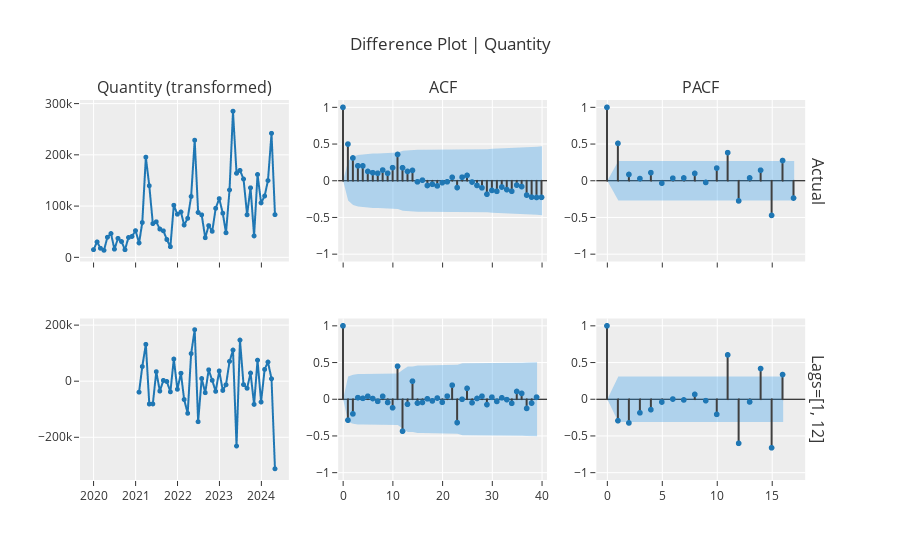

The notebook cell this image was saved under:
### Code cell
exp.plot_model(plot="diff", 
               data_kwargs={"lags_list": [[1, 12]], "acf": True, "pacf": True})

### Figure 1 — Plotly figure (JSON) as saved in the notebook; plotly's stock layout.template omitted (floating-point values rounded to 4 significant figures)
{"data": [{"line": {"color": "rgb(31, 119, 180)", "width": 2}, "marker": {"color": "rgb(31, 119, 180)", "size": 5}, "mode": "lines+markers", "name": "Actual", "showlegend": false, "type": "scattergl", "x": ["2020-01-01T00:00:00", "2020-02-01T00:00:00", "2020-03-01T00:00:00", "2020-04-01T00:00:00", "2020-05-01T00:00:00", "2020-06-01T00:00:00", "2020-07-01T00:00:00", "2020-08-01T00:00:00", "2020-09-01T00:00:00", "2020-10-01T00:00:00", "2020-11-01T00:00:00", "2020-12-01T00:00:00", "2021-01-01T00:00:00", "2021-02-01T00:00:00", "2021-03-01T00:00:00", "2021-04-01T00:00:00", "2021-05-01T00:00:00", "2021-06-01T00:00:00", "2021-07-01T00:00:00", "2021-08-01T00:00:00", "2021-09-01T00:00:00", "2021-10-01T00:00:00", "2021-11-01T00:00:00", "2021-12-01T00:00:00", "2022-01-01T00:00:00", "2022-02-01T00:00:00", "2022-03-01T00:00:00", "2022-04-01T00:00:00", "2022-05-01T00:00:00", "2022-06-01T00:00:00", "2022-07-01T00:00:00", "2022-08-01T00:00:00", "2022-09-01T00:00:00", "2022-10-01T00:00:00", "2022-11-01T00:00:00", "2022-12-01T00:00:00", "2023-01-01T00:00:00", "2023-02-01T00:00:00", "2023-03-01T00:00:00", "2023-04-01T00:00:00", "2023-05-01T00:00:00", "2023-06-01T00:00:00", "2023-07-01T00:00:00", "2023-08-01T00:00:00", "2023-09-01T00:00:00", "2023-10-01T00:00:00", "2023-11-01T00:00:00", "2023-12-01T00:00:00", "2024-01-01T00:00:00", "2024-02-01T00:00:00", "2024-03-01T00:00:00", "2024-04-01T00:00:00", "2024-05-01T00:00:00"], "xaxis": "x", "y": [14981, 30057, 17657, 13723, 39238, 46414, 15971, 37007, 30765, 14853, 38729, 40789, 52069, 28060, 67966, 195452, 139665, 65862, 69375, 55233, 51707, 34768, 20686, 101633, 84076, 88469, 63103, 76067, 118755, 228569, 87601, 82851, 38241, 61891, 50757, 95570, 114535, 86057, 47937, 131493, 285160, 163948, 169601, 152819, 82946, 135645, 41831, 161617, 106253, 119707, 149830, 241990, 83295], "yaxis": "y"}, {"line": {"color": "#3f3f3f"}, "mode": "lines", "name": "Actual", "showlegend": false, "type": "scattergl", "x": [0, 0], "xaxis": "x2", "y": [0, 1], "yaxis": "y2"}, {"line": {"color": "#3f3f3f"}, "mode": "lines", "name": "Actual", "showlegend": false, "type": "scattergl", "x": [1, 1], "xaxis": "x2", "y": [0, 0.4994], "yaxis": "y2"}, {"line": {"color": "#3f3f3f"}, "mode": "lines", "name": "Actual", "showlegend": false, "type": "scattergl", "x": [2, 2], "xaxis": "x2", "y": [0, 0.3104], "yaxis": "y2"}, {"line": {"color": "#3f3f3f"}, "mode": "lines", "name": "Actual", "showlegend": false, "type": "scattergl", "x": [3, 3], "xaxis": "x2", "y": [0, 0.2034], "yaxis": "y2"}, {"line": {"color": "#3f3f3f"}, "mode": "lines", "name": "Actual", "showlegend": false, "type": "scattergl", "x": [4, 4], "xaxis": "x2", "y": [0, 0.2027], "yaxis": "y2"}, {"line": {"color": "#3f3f3f"}, "mode": "lines", "name": "Actual", "showlegend": false, "type": "scattergl", "x": [5, 5], "xaxis": "x2", "y": [0, 0.127], "yaxis": "y2"}, {"line": {"color": "#3f3f3f"}, "mode": "lines", "name": "Actual", "showlegend": false, "type": "scattergl", "x": [6, 6], "xaxis": "x2", "y": [0, 0.1095], "yaxis": "y2"}, {"line": {"color": "#3f3f3f"}, "mode": "lines", "name": "Actual", "showlegend": false, "type": "scattergl", "x": [7, 7], "xaxis": "x2", "y": [0, 0.1018], "yaxis": "y2"}, {"line": {"color": "#3f3f3f"}, "mode": "lines", "name": "Actual", "showlegend": false, "type": "scattergl", "x": [8, 8], "xaxis": "x2", "y": [0, 0.1458], "yaxis": "y2"}, {"line": {"color": "#3f3f3f"}, "mode": "lines", "name": "Actual", "showlegend": false, "type": "scattergl", "x": [9, 9], "xaxis": "x2", "y": [0, 0.1017], "yaxis": "y2"}, {"line": {"color": "#3f3f3f"}, "mode": "lines", "name": "Actual", "showlegend": false, "type": "scattergl", "x": [10, 10], "xaxis": "x2", "y": [0, 0.1784], "yaxis": "y2"}, {"line": {"color": "#3f3f3f"}, "mode": "lines", "name": "Actual", "showlegend": false, "type": "scattergl", "x": [11, 11], "xaxis": "x2", "y": [0, 0.3585], "yaxis": "y2"}, {"line": {"color": "#3f3f3f"}, "mode": "lines", "name": "Actual", "showlegend": false, "type": "scattergl", "x": [12, 12], "xaxis": "x2", "y": [0, 0.1769], "yaxis": "y2"}, {"line": {"color": "#3f3f3f"}, "mode": "lines", "name": "Actual", "showlegend": false, "type": "scattergl", "x": [13, 13], "xaxis": "x2", "y": [0, 0.1268], "yaxis": "y2"}, {"line": {"color": "#3f3f3f"}, "mode": "lines", "name": "Actual", "showlegend": false, "type": "scattergl", "x": [14, 14], "xaxis": "x2", "y": [0, 0.1408], "yaxis": "y2"}, {"line": {"color": "#3f3f3f"}, "mode": "lines", "name": "Actual", "showlegend": false, "type": "scattergl", "x": [15, 15], "xaxis": "x2", "y": [0, -0.0149], "yaxis": "y2"}, {"line": {"color": "#3f3f3f"}, "mode": "lines", "name": "Actual", "showlegend": false, "type": "scattergl", "x": [16, 16], "xaxis": "x2", "y": [0, 0.007882], "yaxis": "y2"}, {"line": {"color": "#3f3f3f"}, "mode": "lines", "name": "Actual", "showlegend": false, "type": "scattergl", "x": [17, 17], "xaxis": "x2", "y": [0, -0.06488], "yaxis": "y2"}, {"line": {"color": "#3f3f3f"}, "mode": "lines", "name": "Actual", "showlegend": false, "type": "scattergl", "x": [18, 18], "xaxis": "x2", "y": [0, -0.04764], "yaxis": "y2"}, {"line": {"color": "#3f3f3f"}, "mode": "lines", "name": "Actual", "showlegend": false, "type": "scattergl", "x": [19, 19], "xaxis": "x2", "y": [0, -0.07003], "yaxis": "y2"}, {"line": {"color": "#3f3f3f"}, "mode": "lines", "name": "Actual", "showlegend": false, "type": "scattergl", "x": [20, 20], "xaxis": "x2", "y": [0, -0.02681], "yaxis": "y2"}, {"line": {"color": "#3f3f3f"}, "mode": "lines", "name": "Actual", "showlegend": false, "type": "scattergl", "x": [21, 21], "xaxis": "x2", "y": [0, -0.01405], "yaxis": "y2"}, {"line": {"color": "#3f3f3f"}, "mode": "lines", "name": "Actual", "showlegend": false, "type": "scattergl", "x": [22, 22], "xaxis": "x2", "y": [0, 0.04676], "yaxis": "y2"}, {"line": {"color": "#3f3f3f"}, "mode": "lines", "name": "Actual", "showlegend": false, "type": "scattergl", "x": [23, 23], "xaxis": "x2", "y": [0, -0.09337], "yaxis": "y2"}, {"line": {"color": "#3f3f3f"}, "mode": "lines", "name": "Actual", "showlegend": false, "type": "scattergl", "x": [24, 24], "xaxis": "x2", "y": [0, 0.0486], "yaxis": "y2"}, {"line": {"color": "#3f3f3f"}, "mode": "lines", "name": "Actual", "showlegend": false, "type": "scattergl", "x": [25, 25], "xaxis": "x2", "y": [0, 0.07286], "yaxis": "y2"}, {"line": {"color": "#3f3f3f"}, "mode": "lines", "name": "Actual", "showlegend": false, "type": "scattergl", "x": [26, 26], "xaxis": "x2", "y": [0, -0.01728], "yaxis": "y2"}, {"line": {"color": "#3f3f3f"}, "mode": "lines", "name": "Actual", "showlegend": false, "type": "scattergl", "x": [27, 27], "xaxis": "x2", "y": [0, -0.06372], "yaxis": "y2"}, {"line": {"color": "#3f3f3f"}, "mode": "lines", "name": "Actual", "showlegend": false, "type": "scattergl", "x": [28, 28], "xaxis": "x2", "y": [0, -0.09656], "yaxis": "y2"}, {"line": {"color": "#3f3f3f"}, "mode": "lines", "name": "Actual", "showlegend": false, "type": "scattergl", "x": [29, 29], "xaxis": "x2", "y": [0, -0.1837], "yaxis": "y2"}, {"line": {"color": "#3f3f3f"}, "mode": "lines", "name": "Actual", "showlegend": false, "type": "scattergl", "x": [30, 30], "xaxis": "x2", "y": [0, -0.1316], "yaxis": "y2"}, {"line": {"color": "#3f3f3f"}, "mode": "lines", "name": "Actual", "showlegend": false, "type": "scattergl", "x": [31, 31], "xaxis": "x2", "y": [0, -0.144], "yaxis": "y2"}, {"line": {"color": "#3f3f3f"}, "mode": "lines", "name": "Actual", "showlegend": false, "type": "scattergl", "x": [32, 32], "xaxis": "x2", "y": [0, -0.08548], "yaxis": "y2"}, {"line": {"color": "#3f3f3f"}, "mode": "lines", "name": "Actual", "showlegend": false, "type": "scattergl", "x": [33, 33], "xaxis": "x2", "y": [0, -0.1207], "yaxis": "y2"}, {"line": {"color": "#3f3f3f"}, "mode": "lines", "name": "Actual", "showlegend": false, "type": "scattergl", "x": [34, 34], "xaxis": "x2", "y": [0, -0.1432], "yaxis": "y2"}, {"line": {"color": "#3f3f3f"}, "mode": "lines", "name": "Actual", "showlegend": false, "type": "scattergl", "x": [35, 35], "xaxis": "x2", "y": [0, -0.05979], "yaxis": "y2"}, {"line": {"color": "#3f3f3f"}, "mode": "lines", "name": "Actual", "showlegend": false, "type": "scattergl", "x": [36, 36], "xaxis": "x2", "y": [0, -0.07964], "yaxis": "y2"}, {"line": {"color": "#3f3f3f"}, "mode": "lines", "name": "Actual", "showlegend": false, "type": "scattergl", "x": [37, 37], "xaxis": "x2", "y": [0, -0.1956], "yaxis": "y2"}, {"line": {"color": "#3f3f3f"}, "mode": "lines", "name": "Actual", "showlegend": false, "type": "scattergl", "x": [38, 38], "xaxis": "x2", "y": [0, -0.2232], "yaxis": "y2"}, {"line": {"color": "#3f3f3f"}, "mode": "lines", "name": "Actual", "showlegend": false, "type": "scattergl", "x": [39, 39], "xaxis": "x2", "y": [0, -0.2276], "yaxis": "y2"}, {"line": {"color": "#3f3f3f"}, "mode": "lines", "name": "Actual", "showlegend": false, "type": "scattergl", "x": [40, 40], "xaxis": "x2", "y": [0, -0.2261], "yaxis": "y2"}, {"marker": {"color": "#1f77b4", "size": 6}, "mode": "markers", "name": "Actual", "showlegend": false, "type": "scattergl", "x": [0, 1, 2, 3, 4, 5, 6, 7, 8, 9, 10, 11, 12, 13, 14, 15, 16, 17, 18, 19, 20, 21, 22, 23, 24, 25, 26, 27, 28, 29, 30, 31, 32, 33, 34, 35, 36, 37, 38, 39, 40], "xaxis": "x2", "y": [1, 0.4994, 0.3104, 0.2034, 0.2027, 0.127, 0.1095, 0.1018, 0.1458, 0.1017, 0.1784, 0.3585, 0.1769, 0.1268, 0.1408, -0.0149, 0.007882, -0.06488, -0.04764, -0.07003, -0.02681, -0.01405, 0.04676, -0.09337, 0.0486, 0.07286, -0.01728, -0.06372, -0.09656, -0.1837, -0.1316, -0.144, -0.08548, -0.1207, -0.1432, -0.05979, -0.07964, -0.1956, -0.2232, -0.2276, -0.2261], "yaxis": "y2"}, {"line": {"color": "rgba(255,255,255,0)"}, "mode": "lines", "name": "UC", "showlegend": false, "type": "scatter", "x": [0, 1, 2, 3, 4, 5, 6, 7, 8, 9, 10, 11, 12, 13, 14, 15, 16, 17, 18, 19, 20, 21, 22, 23, 24, 25, 26, 27, 28, 29, 30, 31, 32, 33, 34, 35, 36, 37, 38, 39, 40], "xaxis": "x2", "y": [0, 0.2692, 0.3296, 0.3501, 0.3586, 0.3668, 0.37, 0.3723, 0.3743, 0.3784, 0.3804, 0.3864, 0.4098, 0.4153, 0.4181, 0.4215, 0.4216, 0.4216, 0.4223, 0.4227, 0.4235, 0.4237, 0.4237, 0.4241, 0.4256, 0.426, 0.4269, 0.4269, 0.4276, 0.4292, 0.4348, 0.4377, 0.4411, 0.4423, 0.4447, 0.448, 0.4486, 0.4496, 0.4558, 0.4636, 0.4717], "yaxis": "y2"}, {"fill": "tonexty", "fillcolor": "rgba(32, 146, 230,0.3)", "line": {"color": "rgba(255,255,255,0)"}, "mode": "lines", "name": "LC", "showlegend": false, "type": "scatter", "x": [0, 1, 2, 3, 4, 5, 6, 7, 8, 9, 10, 11, 12, 13, 14, 15, 16, 17, 18, 19, 20, 21, 22, 23, 24, 25, 26, 27, 28, 29, 30, 31, 32, 33, 34, 35, 36, 37, 38, 39, 40], "xaxis": "x2", "y": [0, -0.2692, -0.3296, -0.3501, -0.3586, -0.3668, -0.37, -0.3723, -0.3743, -0.3784, -0.3804, -0.3864, -0.4098, -0.4153, -0.4181, -0.4215, -0.4216, -0.4216, -0.4223, -0.4227, -0.4235, -0.4237, -0.4237, -0.4241, -0.4256, -0.426, -0.4269, -0.4269, -0.4276, -0.4292, -0.4348, -0.4377, -0.4411, -0.4423, -0.4447, -0.448, -0.4486, -0.4496, -0.4558, -0.4636, -0.4717], "yaxis": "y2"}, {"line": {"color": "#3f3f3f"}, "mode": "lines", "name": "Actual", "showlegend": false, "type": "scattergl", "x": [0, 0], "xaxis": "x3", "y": [0, 1], "yaxis": "y3"}, {"line": {"color": "#3f3f3f"}, "mode": "lines", "name": "Actual", "showlegend": false, "type": "scattergl", "x": [1, 1], "xaxis": "x3", "y": [0, 0.509], "yaxis": "y3"}, {"line": {"color": "#3f3f3f"}, "mode": "lines", "name": "Actual", "showlegend": false, "type": "scattergl", "x": [2, 2], "xaxis": "x3", "y": [0, 0.08573], "yaxis": "y3"}, {"line": {"color": "#3f3f3f"}, "mode": "lines", "name": "Actual", "showlegend": false, "type": "scattergl", "x": [3, 3], "xaxis": "x3", "y": [0, 0.02976], "yaxis": "y3"}, {"line": {"color": "#3f3f3f"}, "mode": "lines", "name": "Actual", "showlegend": false, "type": "scattergl", "x": [4, 4], "xaxis": "x3", "y": [0, 0.1104], "yaxis": "y3"}, {"line": {"color": "#3f3f3f"}, "mode": "lines", "name": "Actual", "showlegend": false, "type": "scattergl", "x": [5, 5], "xaxis": "x3", "y": [0, -0.03259], "yaxis": "y3"}, {"line": {"color": "#3f3f3f"}, "mode": "lines", "name": "Actual", "showlegend": false, "type": "scattergl", "x": [6, 6], "xaxis": "x3", "y": [0, 0.03453], "yaxis": "y3"}, {"line": {"color": "#3f3f3f"}, "mode": "lines", "name": "Actual", "showlegend": false, "type": "scattergl", "x": [7, 7], "xaxis": "x3", "y": [0, 0.03768], "yaxis": "y3"}, {"line": {"color": "#3f3f3f"}, "mode": "lines", "name": "Actual", "showlegend": false, "type": "scattergl", "x": [8, 8], "xaxis": "x3", "y": [0, 0.09992], "yaxis": "y3"}, {"line": {"color": "#3f3f3f"}, "mode": "lines", "name": "Actual", "showlegend": false, "type": "scattergl", "x": [9, 9], "xaxis": "x3", "y": [0, -0.02299], "yaxis": "y3"}, {"line": {"color": "#3f3f3f"}, "mode": "lines", "name": "Actual", "showlegend": false, "type": "scattergl", "x": [10, 10], "xaxis": "x3", "y": [0, 0.1725], "yaxis": "y3"}, {"line": {"color": "#3f3f3f"}, "mode": "lines", "name": "Actual", "showlegend": false, "type": "scattergl", "x": [11, 11], "xaxis": "x3", "y": [0, 0.3827], "yaxis": "y3"}, {"line": {"color": "#3f3f3f"}, "mode": "lines", "name": "Actual", "showlegend": false, "type": "scattergl", "x": [12, 12], "xaxis": "x3", "y": [0, -0.2747], "yaxis": "y3"}, {"line": {"color": "#3f3f3f"}, "mode": "lines", "name": "Actual", "showlegend": false, "type": "scattergl", "x": [13, 13], "xaxis": "x3", "y": [0, 0.03867], "yaxis": "y3"}, {"line": {"color": "#3f3f3f"}, "mode": "lines", "name": "Actual", "showlegend": false, "type": "scattergl", "x": [14, 14], "xaxis": "x3", "y": [0, 0.1432], "yaxis": "y3"}, {"line": {"color": "#3f3f3f"}, "mode": "lines", "name": "Actual", "showlegend": false, "type": "scattergl", "x": [15, 15], "xaxis": "x3", "y": [0, -0.4716], "yaxis": "y3"}, {"line": {"color": "#3f3f3f"}, "mode": "lines", "name": "Actual", "showlegend": false, "type": "scattergl", "x": [16, 16], "xaxis": "x3", "y": [0, 0.2754], "yaxis": "y3"}, {"line": {"color": "#3f3f3f"}, "mode": "lines", "name": "Actual", "showlegend": false, "type": "scattergl", "x": [17, 17], "xaxis": "x3", "y": [0, -0.2355], "yaxis": "y3"}, {"marker": {"color": "#1f77b4", "size": 6}, "mode": "markers", "name": "Actual", "showlegend": false, "type": "scattergl", "x": [0, 1, 2, 3, 4, 5, 6, 7, 8, 9, 10, 11, 12, 13, 14, 15, 16, 17], "xaxis": "x3", "y": [1, 0.509, 0.08573, 0.02976, 0.1104, -0.03259, 0.03453, 0.03768, 0.09992, -0.02299, 0.1725, 0.3827, -0.2747, 0.03867, 0.1432, -0.4716, 0.2754, -0.2355], "yaxis": "y3"}, {"line": {"color": "rgba(255,255,255,0)"}, "mode": "lines", "name": "UC", "showlegend": false, "type": "scatter", "x": [0, 1, 2, 3, 4, 5, 6, 7, 8, 9, 10, 11, 12, 13, 14, 15, 16, 17], "xaxis": "x3", "y": [0, 0.2692, 0.2692, 0.2692, 0.2692, 0.2692, 0.2692, 0.2692, 0.2692, 0.2692, 0.2692, 0.2692, 0.2692, 0.2692, 0.2692, 0.2692, 0.2692, 0.2692], "yaxis": "y3"}, {"fill": "tonexty", "fillcolor": "rgba(32, 146, 230,0.3)", "line": {"color": "rgba(255,255,255,0)"}, "mode": "lines", "name": "LC", "showlegend": false, "type": "scatter", "x": [0, 1, 2, 3, 4, 5, 6, 7, 8, 9, 10, 11, 12, 13, 14, 15, 16, 17], "xaxis": "x3", "y": [0, -0.2692, -0.2692, -0.2692, -0.2692, -0.2692, -0.2692, -0.2692, -0.2692, -0.2692, -0.2692, -0.2692, -0.2692, -0.2692, -0.2692, -0.2692, -0.2692, -0.2692], "yaxis": "y3"}, {"line": {"color": "rgb(31, 119, 180)", "width": 2}, "marker": {"color": "rgb(31, 119, 180)", "size": 5}, "mode": "lines+markers", "name": "Lags=[1, 12]", "showlegend": false, "type": "scattergl", "x": ["2021-02-01T00:00:00", "2021-03-01T00:00:00", "2021-04-01T00:00:00", "2021-05-01T00:00:00", "2021-06-01T00:00:00", "2021-07-01T00:00:00", "2021-08-01T00:00:00", "2021-09-01T00:00:00", "2021-10-01T00:00:00", "2021-11-01T00:00:00", "2021-12-01T00:00:00", "2022-01-01T00:00:00", "2022-02-01T00:00:00", "2022-03-01T00:00:00", "2022-04-01T00:00:00", "2022-05-01T00:00:00", "2022-06-01T00:00:00", "2022-07-01T00:00:00", "2022-08-01T00:00:00", "2022-09-01T00:00:00", "2022-10-01T00:00:00", "2022-11-01T00:00:00", "2022-12-01T00:00:00", "2023-01-01T00:00:00", "2023-02-01T00:00:00", "2023-03-01T00:00:00", "2023-04-01T00:00:00", "2023-05-01T00:00:00", "2023-06-01T00:00:00", "2023-07-01T00:00:00", "2023-08-01T00:00:00", "2023-09-01T00:00:00", "2023-10-01T00:00:00", "2023-11-01T00:00:00", "2023-12-01T00:00:00", "2024-01-01T00:00:00", "2024-02-01T00:00:00", "2024-03-01T00:00:00", "2024-04-01T00:00:00", "2024-05-01T00:00:00"], "xaxis": "x4", "y": [-39085, 52306, 131420, -81302, -80979, 33956, -35178, 2716, -1027, -37958, 78887, -28837, 28402, -65272, -114522, 98475, 183617, -144481, 9392, -41084, 40589, 2948, -36134, 36522, -32871, -12754, 70592, 110979, -231026, 146621, -12032, -25263, 29049, -82680, 74973, -74329, 41932, 68243, 8604, -312362], "yaxis": "y4"}, {"line": {"color": "#3f3f3f"}, "mode": "lines", "name": "Lags=[1, 12]", "showlegend": false, "type": "scattergl", "x": [0, 0], "xaxis": "x5", "y": [0, 1], "yaxis": "y5"}, {"line": {"color": "#3f3f3f"}, "mode": "lines", "name": "Lags=[1, 12]", "showlegend": false, "type": "scattergl", "x": [1, 1], "xaxis": "x5", "y": [0, -0.2848], "yaxis": "y5"}, {"line": {"color": "#3f3f3f"}, "mode": "lines", "name": "Lags=[1, 12]", "showlegend": false, "type": "scattergl", "x": [2, 2], "xaxis": "x5", "y": [0, -0.1993], "yaxis": "y5"}, {"line": {"color": "#3f3f3f"}, "mode": "lines", "name": "Lags=[1, 12]", "showlegend": false, "type": "scattergl", "x": [3, 3], "xaxis": "x5", "y": [0, 0.02215], "yaxis": "y5"}, {"line": {"color": "#3f3f3f"}, "mode": "lines", "name": "Lags=[1, 12]", "showlegend": false, "type": "scattergl", "x": [4, 4], "xaxis": "x5", "y": [0, 0.01233], "yaxis": "y5"}, {"line": {"color": "#3f3f3f"}, "mode": "lines", "name": "Lags=[1, 12]", "showlegend": false, "type": "scattergl", "x": [5, 5], "xaxis": "x5", "y": [0, 0.04101], "yaxis": "y5"}, {"line": {"color": "#3f3f3f"}, "mode": "lines", "name": "Lags=[1, 12]", "showlegend": false, "type": "scattergl", "x": [6, 6], "xaxis": "x5", "y": [0, 0.009661], "yaxis": "y5"}, {"line": {"color": "#3f3f3f"}, "mode": "lines", "name": "Lags=[1, 12]", "showlegend": false, "type": "scattergl", "x": [7, 7], "xaxis": "x5", "y": [0, -0.02851], "yaxis": "y5"}, {"line": {"color": "#3f3f3f"}, "mode": "lines", "name": "Lags=[1, 12]", "showlegend": false, "type": "scattergl", "x": [8, 8], "xaxis": "x5", "y": [0, 0.04016], "yaxis": "y5"}, {"line": {"color": "#3f3f3f"}, "mode": "lines", "name": "Lags=[1, 12]", "showlegend": false, "type": "scattergl", "x": [9, 9], "xaxis": "x5", "y": [0, -0.04395], "yaxis": "y5"}, {"line": {"color": "#3f3f3f"}, "mode": "lines", "name": "Lags=[1, 12]", "showlegend": false, "type": "scattergl", "x": [10, 10], "xaxis": "x5", "y": [0, -0.1156], "yaxis": "y5"}, {"line": {"color": "#3f3f3f"}, "mode": "lines", "name": "Lags=[1, 12]", "showlegend": false, "type": "scattergl", "x": [11, 11], "xaxis": "x5", "y": [0, 0.4494], "yaxis": "y5"}, {"line": {"color": "#3f3f3f"}, "mode": "lines", "name": "Lags=[1, 12]", "showlegend": false, "type": "scattergl", "x": [12, 12], "xaxis": "x5", "y": [0, -0.4352], "yaxis": "y5"}, {"line": {"color": "#3f3f3f"}, "mode": "lines", "name": "Lags=[1, 12]", "showlegend": false, "type": "scattergl", "x": [13, 13], "xaxis": "x5", "y": [0, -0.06766], "yaxis": "y5"}, {"line": {"color": "#3f3f3f"}, "mode": "lines", "name": "Lags=[1, 12]", "showlegend": false, "type": "scattergl", "x": [14, 14], "xaxis": "x5", "y": [0, 0.246], "yaxis": "y5"}, {"line": {"color": "#3f3f3f"}, "mode": "lines", "name": "Lags=[1, 12]", "showlegend": false, "type": "scattergl", "x": [15, 15], "xaxis": "x5", "y": [0, -0.05253], "yaxis": "y5"}, {"line": {"color": "#3f3f3f"}, "mode": "lines", "name": "Lags=[1, 12]", "showlegend": false, "type": "scattergl", "x": [16, 16], "xaxis": "x5", "y": [0, -0.04395], "yaxis": "y5"}, {"line": {"color": "#3f3f3f"}, "mode": "lines", "name": "Lags=[1, 12]", "showlegend": false, "type": "scattergl", "x": [17, 17], "xaxis": "x5", "y": [0, 0.005964], "yaxis": "y5"}, {"line": {"color": "#3f3f3f"}, "mode": "lines", "name": "Lags=[1, 12]", "showlegend": false, "type": "scattergl", "x": [18, 18], "xaxis": "x5", "y": [0, -0.0231], "yaxis": "y5"}, {"line": {"color": "#3f3f3f"}, "mode": "lines", "name": "Lags=[1, 12]", "showlegend": false, "type": "scattergl", "x": [19, 19], "xaxis": "x5", "y": [0, 0.01615], "yaxis": "y5"}, {"line": {"color": "#3f3f3f"}, "mode": "lines", "name": "Lags=[1, 12]", "showlegend": false, "type": "scattergl", "x": [20, 20], "xaxis": "x5", "y": [0, -0.04087], "yaxis": "y5"}, {"line": {"color": "#3f3f3f"}, "mode": "lines", "name": "Lags=[1, 12]", "showlegend": false, "type": "scattergl", "x": [21, 21], "xaxis": "x5", "y": [0, 0.04245], "yaxis": "y5"}, {"line": {"color": "#3f3f3f"}, "mode": "lines", "name": "Lags=[1, 12]", "showlegend": false, "type": "scattergl", "x": [22, 22], "xaxis": "x5", "y": [0, 0.1916], "yaxis": "y5"}, {"line": {"color": "#3f3f3f"}, "mode": "lines", "name": "Lags=[1, 12]", "showlegend": false, "type": "scattergl", "x": [23, 23], "xaxis": "x5", "y": [0, -0.3183], "yaxis": "y5"}, {"line": {"color": "#3f3f3f"}, "mode": "lines", "name": "Lags=[1, 12]", "showlegend": false, "type": "scattergl", "x": [24, 24], "xaxis": "x5", "y": [0, -0.000263], "yaxis": "y5"}, {"line": {"color": "#3f3f3f"}, "mode": "lines", "name": "Lags=[1, 12]", "showlegend": false, "type": "scattergl", "x": [25, 25], "xaxis": "x5", "y": [0, 0.1486], "yaxis": "y5"}, {"line": {"color": "#3f3f3f"}, "mode": "lines", "name": "Lags=[1, 12]", "showlegend": false, "type": "scattergl", "x": [26, 26], "xaxis": "x5", "y": [0, -0.04721], "yaxis": "y5"}, {"line": {"color": "#3f3f3f"}, "mode": "lines", "name": "Lags=[1, 12]", "showlegend": false, "type": "scattergl", "x": [27, 27], "xaxis": "x5", "y": [0, 0.01082], "yaxis": "y5"}, {"line": {"color": "#3f3f3f"}, "mode": "lines", "name": "Lags=[1, 12]", "showlegend": false, "type": "scattergl", "x": [28, 28], "xaxis": "x5", "y": [0, 0.04123], "yaxis": "y5"}, {"line": {"color": "#3f3f3f"}, "mode": "lines", "name": "Lags=[1, 12]", "showlegend": false, "type": "scattergl", "x": [29, 29], "xaxis": "x5", "y": [0, -0.0726], "yaxis": "y5"}, {"line": {"color": "#3f3f3f"}, "mode": "lines", "name": "Lags=[1, 12]", "showlegend": false, "type": "scattergl", "x": [30, 30], "xaxis": "x5", "y": [0, 0.02854], "yaxis": "y5"}, {"line": {"color": "#3f3f3f"}, "mode": "lines", "name": "Lags=[1, 12]", "showlegend": false, "type": "scattergl", "x": [31, 31], "xaxis": "x5", "y": [0, -0.02994], "yaxis": "y5"}, {"line": {"color": "#3f3f3f"}, "mode": "lines", "name": "Lags=[1, 12]", "showlegend": false, "type": "scattergl", "x": [32, 32], "xaxis": "x5", "y": [0, 0.01979], "yaxis": "y5"}, {"line": {"color": "#3f3f3f"}, "mode": "lines", "name": "Lags=[1, 12]", "showlegend": false, "type": "scattergl", "x": [33, 33], "xaxis": "x5", "y": [0, -0.005088], "yaxis": "y5"}, {"line": {"color": "#3f3f3f"}, "mode": "lines", "name": "Lags=[1, 12]", "showlegend": false, "type": "scattergl", "x": [34, 34], "xaxis": "x5", "y": [0, -0.05432], "yaxis": "y5"}, {"line": {"color": "#3f3f3f"}, "mode": "lines", "name": "Lags=[1, 12]", "showlegend": false, "type": "scattergl", "x": [35, 35], "xaxis": "x5", "y": [0, 0.1062], "yaxis": "y5"}, {"line": {"color": "#3f3f3f"}, "mode": "lines", "name": "Lags=[1, 12]", "showlegend": false, "type": "scattergl", "x": [36, 36], "xaxis": "x5", "y": [0, 0.07954], "yaxis": "y5"}, {"line": {"color": "#3f3f3f"}, "mode": "lines", "name": "Lags=[1, 12]", "showlegend": false, "type": "scattergl", "x": [37, 37], "xaxis": "x5", "y": [0, -0.1249], "yaxis": "y5"}, {"line": {"color": "#3f3f3f"}, "mode": "lines", "name": "Lags=[1, 12]", "showlegend": false, "type": "scattergl", "x": [38, 38], "xaxis": "x5", "y": [0, -0.05243], "yaxis": "y5"}, {"line": {"color": "#3f3f3f"}, "mode": "lines", "name": "Lags=[1, 12]", "showlegend": false, "type": "scattergl", "x": [39, 39], "xaxis": "x5", "y": [0, 0.029], "yaxis": "y5"}, {"marker": {"color": "#1f77b4", "size": 6}, "mode": "markers", "name": "Lags=[1, 12]", "showlegend": false, "type": "scattergl", "x": [0, 1, 2, 3, 4, 5, 6, 7, 8, 9, 10, 11, 12, 13, 14, 15, 16, 17, 18, 19, 20, 21, 22, 23, 24, 25, 26, 27, 28, 29, 30, 31, 32, 33, 34, 35, 36, 37, 38, 39], "xaxis": "x5", "y": [1, -0.2848, -0.1993, 0.02215, 0.01233, 0.04101, 0.009661, -0.02851, 0.04016, -0.04395, -0.1156, 0.4494, -0.4352, -0.06766, 0.246, -0.05253, -0.04395, 0.005964, -0.0231, 0.01615, -0.04087, 0.04245, 0.1916, -0.3183, -0.000263, 0.1486, -0.04721, 0.01082, 0.04123, -0.0726, 0.02854, -0.02994, 0.01979, -0.005088, -0.05432, 0.1062, 0.07954, -0.1249, -0.05243, 0.029], "yaxis": "y5"}, {"line": {"color": "rgba(255,255,255,0)"}, "mode": "lines", "name": "UC", "showlegend": false, "type": "scatter", "x": [0, 1, 2, 3, 4, 5, 6, 7, 8, 9, 10, 11, 12, 13, 14, 15, 16, 17, 18, 19, 20, 21, 22, 23, 24, 25, 26, 27, 28, 29, 30, 31, 32, 33, 34, 35, 36, 37, 38, 39], "xaxis": "x5", "y": [0, 0.3099, 0.3341, 0.3453, 0.3455, 0.3455, 0.346, 0.346, 0.3462, 0.3467, 0.3472, 0.3509, 0.4024, 0.4453, 0.4463, 0.4591, 0.4597, 0.4601, 0.4601, 0.4602, 0.4603, 0.4606, 0.461, 0.4686, 0.4889, 0.4889, 0.4932, 0.4937, 0.4937, 0.494, 0.495, 0.4952, 0.4954, 0.4954, 0.4954, 0.496, 0.4982, 0.4994, 0.5024, 0.5029], "yaxis": "y5"}, {"fill": "tonexty", "fillcolor": "rgba(32, 146, 230,0.3)", "line": {"color": "rgba(255,255,255,0)"}, "mode": "lines", "name": "LC", "showlegend": false, "type": "scatter", "x": [0, 1, 2, 3, 4, 5, 6, 7, 8, 9, 10, 11, 12, 13, 14, 15, 16, 17, 18, 19, 20, 21, 22, 23, 24, 25, 26, 27, 28, 29, 30, 31, 32, 33, 34, 35, 36, 37, 38, 39], "xaxis": "x5", "y": [0, -0.3099, -0.3341, -0.3453, -0.3455, -0.3455, -0.346, -0.346, -0.3462, -0.3467, -0.3472, -0.3509, -0.4024, -0.4453, -0.4463, -0.4591, -0.4597, -0.4601, -0.4601, -0.4602, -0.4603, -0.4606, -0.461, -0.4686, -0.4889, -0.4889, -0.4932, -0.4937, -0.4937, -0.494, -0.495, -0.4952, -0.4954, -0.4954, -0.4954, -0.496, -0.4982, -0.4994, -0.5024, -0.5029], "yaxis": "y5"}, {"line": {"color": "#3f3f3f"}, "mode": "lines", "name": "Lags=[1, 12]", "showlegend": false, "type": "scattergl", "x": [0, 0], "xaxis": "x6", "y": [0, 1], "yaxis": "y6"}, {"line": {"color": "#3f3f3f"}, "mode": "lines", "name": "Lags=[1, 12]", "showlegend": false, "type": "scattergl", "x": [1, 1], "xaxis": "x6", "y": [0, -0.2921], "yaxis": "y6"}, {"line": {"color": "#3f3f3f"}, "mode": "lines", "name": "Lags=[1, 12]", "showlegend": false, "type": "scattergl", "x": [2, 2], "xaxis": "x6", "y": [0, -0.3227], "yaxis": "y6"}, {"line": {"color": "#3f3f3f"}, "mode": "lines", "name": "Lags=[1, 12]", "showlegend": false, "type": "scattergl", "x": [3, 3], "xaxis": "x6", "y": [0, -0.1847], "yaxis": "y6"}, {"line": {"color": "#3f3f3f"}, "mode": "lines", "name": "Lags=[1, 12]", "showlegend": false, "type": "scattergl", "x": [4, 4], "xaxis": "x6", "y": [0, -0.1418], "yaxis": "y6"}, {"line": {"color": "#3f3f3f"}, "mode": "lines", "name": "Lags=[1, 12]", "showlegend": false, "type": "scattergl", "x": [5, 5], "xaxis": "x6", "y": [0, -0.03786], "yaxis": "y6"}, {"line": {"color": "#3f3f3f"}, "mode": "lines", "name": "Lags=[1, 12]", "showlegend": false, "type": "scattergl", "x": [6, 6], "xaxis": "x6", "y": [0, 0.002351], "yaxis": "y6"}, {"line": {"color": "#3f3f3f"}, "mode": "lines", "name": "Lags=[1, 12]", "showlegend": false, "type": "scattergl", "x": [7, 7], "xaxis": "x6", "y": [0, -0.009329], "yaxis": "y6"}, {"line": {"color": "#3f3f3f"}, "mode": "lines", "name": "Lags=[1, 12]", "showlegend": false, "type": "scattergl", "x": [8, 8], "xaxis": "x6", "y": [0, 0.06637], "yaxis": "y6"}, {"line": {"color": "#3f3f3f"}, "mode": "lines", "name": "Lags=[1, 12]", "showlegend": false, "type": "scattergl", "x": [9, 9], "xaxis": "x6", "y": [0, -0.0193], "yaxis": "y6"}, {"line": {"color": "#3f3f3f"}, "mode": "lines", "name": "Lags=[1, 12]", "showlegend": false, "type": "scattergl", "x": [10, 10], "xaxis": "x6", "y": [0, -0.2057], "yaxis": "y6"}, {"line": {"color": "#3f3f3f"}, "mode": "lines", "name": "Lags=[1, 12]", "showlegend": false, "type": "scattergl", "x": [11, 11], "xaxis": "x6", "y": [0, 0.6044], "yaxis": "y6"}, {"line": {"color": "#3f3f3f"}, "mode": "lines", "name": "Lags=[1, 12]", "showlegend": false, "type": "scattergl", "x": [12, 12], "xaxis": "x6", "y": [0, -0.6003], "yaxis": "y6"}, {"line": {"color": "#3f3f3f"}, "mode": "lines", "name": "Lags=[1, 12]", "showlegend": false, "type": "scattergl", "x": [13, 13], "xaxis": "x6", "y": [0, -0.03642], "yaxis": "y6"}, {"line": {"color": "#3f3f3f"}, "mode": "lines", "name": "Lags=[1, 12]", "showlegend": false, "type": "scattergl", "x": [14, 14], "xaxis": "x6", "y": [0, 0.4181], "yaxis": "y6"}, {"line": {"color": "#3f3f3f"}, "mode": "lines", "name": "Lags=[1, 12]", "showlegend": false, "type": "scattergl", "x": [15, 15], "xaxis": "x6", "y": [0, -0.6611], "yaxis": "y6"}, {"line": {"color": "#3f3f3f"}, "mode": "lines", "name": "Lags=[1, 12]", "showlegend": false, "type": "scattergl", "x": [16, 16], "xaxis": "x6", "y": [0, 0.3362], "yaxis": "y6"}, {"marker": {"color": "#1f77b4", "size": 6}, "mode": "markers", "name": "Lags=[1, 12]", "showlegend": false, "type": "scattergl", "x": [0, 1, 2, 3, 4, 5, 6, 7, 8, 9, 10, 11, 12, 13, 14, 15, 16], "xaxis": "x6", "y": [1, -0.2921, -0.3227, -0.1847, -0.1418, -0.03786, 0.002351, -0.009329, 0.06637, -0.0193, -0.2057, 0.6044, -0.6003, -0.03642, 0.4181, -0.6611, 0.3362], "yaxis": "y6"}, {"line": {"color": "rgba(255,255,255,0)"}, "mode": "lines", "name": "UC", "showlegend": false, "type": "scatter", "x": [0, 1, 2, 3, 4, 5, 6, 7, 8, 9, 10, 11, 12, 13, 14, 15, 16], "xaxis": "x6", "y": [0, 0.3099, 0.3099, 0.3099, 0.3099, 0.3099, 0.3099, 0.3099, 0.3099, 0.3099, 0.3099, 0.3099, 0.3099, 0.3099, 0.3099, 0.3099, 0.3099], "yaxis": "y6"}, {"fill": "tonexty", "fillcolor": "rgba(32, 146, 230,0.3)", "line": {"color": "rgba(255,255,255,0)"}, "mode": "lines", "name": "LC", "showlegend": false, "type": "scatter", "x": [0, 1, 2, 3, 4, 5, 6, 7, 8, 9, 10, 11, 12, 13, 14, 15, 16], "xaxis": "x6", "y": [0, -0.3099, -0.3099, -0.3099, -0.3099, -0.3099, -0.3099, -0.3099, -0.3099, -0.3099, -0.3099, -0.3099, -0.3099, -0.3099, -0.3099, -0.3099, -0.3099], "yaxis": "y6"}], "layout": {"annotations": [{"font": {"size": 16}, "showarrow": false, "text": "Quantity (transformed)", "x": 0.1411, "xanchor": "center", "xref": "paper", "y": 1, "yanchor": "bottom", "yref": "paper"}, {"font": {"size": 16}, "showarrow": false, "text": "ACF", "x": 0.49, "xanchor": "center", "xref": "paper", "y": 1, "yanchor": "bottom", "yref": "paper"}, {"font": {"size": 16}, "showarrow": false, "text": "PACF", "x": 0.8389, "xanchor": "center", "xref": "paper", "y": 1, "yanchor": "bottom", "yref": "paper"}, {"font": {"size": 16}, "showarrow": false, "text": "Actual", "textangle": 90, "x": 0.98, "xanchor": "left", "xref": "paper", "y": 0.7875, "yanchor": "middle", "yref": "paper"}, {"font": {"size": 16}, "showarrow": false, "text": "Lags=[1, 12]", "textangle": 90, "x": 0.98, "xanchor": "left", "xref": "paper", "y": 0.2125, "yanchor": "middle", "yref": "paper"}], "showlegend": false, "title": {"text": "Difference Plot | Quantity"}, "xaxis": {"anchor": "y", "domain": [0, 0.2822], "matches": "x4", "showticklabels": false}, "xaxis2": {"anchor": "y2", "domain": [0.3489, 0.6311], "matches": "x5", "range": [-1, 42], "showticklabels": false}, "xaxis3": {"anchor": "y3", "domain": [0.6978, 0.98], "matches": "x6", "range": [-1, 19], "showticklabels": false}, "xaxis4": {"anchor": "y4", "domain": [0, 0.2822]}, "xaxis5": {"anchor": "y5", "domain": [0.3489, 0.6311], "range": [-1, 41]}, "xaxis6": {"anchor": "y6", "domain": [0.6978, 0.98], "range": [-1, 18]}, "yaxis": {"anchor": "x", "domain": [0.575, 1]}, "yaxis2": {"anchor": "x2", "domain": [0.575, 1], "range": [-1.1, 1.1], "zerolinecolor": "#000000"}, "yaxis3": {"anchor": "x3", "domain": [0.575, 1], "range": [-1.1, 1.1], "zerolinecolor": "#000000"}, "yaxis4": {"anchor": "x4", "domain": [0, 0.425]}, "yaxis5": {"anchor": "x5", "domain": [0, 0.425], "range": [-1.1, 1.1], "zerolinecolor": "#000000"}, "yaxis6": {"anchor": "x6", "domain": [0, 0.425], "range": [-1.1, 1.1], "zerolinecolor": "#000000"}}}
